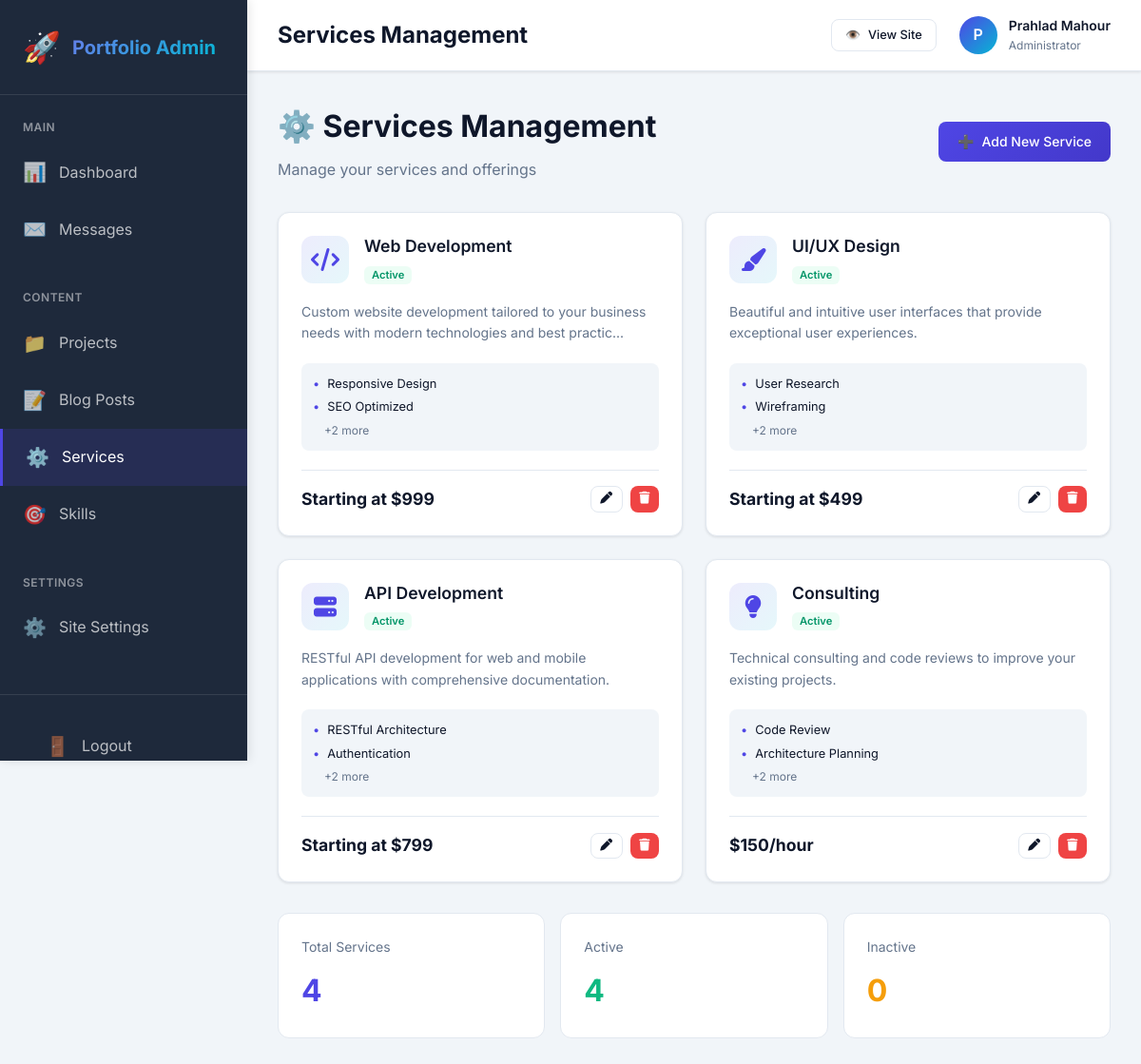
Screenshot of /admin/services.php (signed in) with the database file from the repository.
### tables this page shows
CREATE TABLE `users` (
  `id` int(11) NOT NULL AUTO_INCREMENT,
  `name` varchar(100) NOT NULL,
  `email` varchar(100) NOT NULL,
  `password` varchar(255) NOT NULL,
  `role` enum('admin','editor') DEFAULT 'admin',
  `created_at` timestamp NOT NULL DEFAULT CURRENT_TIMESTAMP,
  `updated_at` timestamp NOT NULL DEFAULT CURRENT_TIMESTAMP ON UPDATE CURRENT_TIMESTAMP,
  PRIMARY KEY (`id`),
  UNIQUE KEY `email` (`email`)
);

CREATE TABLE `services` (
  `id` int(11) NOT NULL AUTO_INCREMENT,
  `title` varchar(100) NOT NULL,
  `description` text NOT NULL,
  `icon` varchar(100) DEFAULT NULL COMMENT 'Icon class or image path',
  `price` varchar(50) DEFAULT NULL,
  `features` text DEFAULT NULL COMMENT 'JSON or line-separated features',
  `sort_order` int(11) DEFAULT 0,
  `status` enum('active','inactive') DEFAULT 'active',
  `created_at` timestamp NOT NULL DEFAULT CURRENT_TIMESTAMP,
  `updated_at` timestamp NOT NULL DEFAULT CURRENT_TIMESTAMP ON UPDATE CURRENT_TIMESTAMP,
  PRIMARY KEY (`id`)
);

### config/auth.php (called while the page is built, shortened)
<?php
require_once __DIR__ . '/database.php';
function getCurrentUserId() {
    return $_SESSION['user_id'] ?? null;
}
function getCurrentUser() {
    $db = Database::getInstance()->getConnection();
    $stmt = $db->prepare("SELECT id, name, email, role FROM users WHERE id = ?");
    $stmt->execute([getCurrentUserId()]);
    return $stmt->fetch();
}

### app/helpers/helpers.php (called while the page is built, shortened)
<?php
function clean($data) {
    return htmlspecialchars($data ?? '', ENT_QUOTES, 'UTF-8');
}
function truncate($text, $length = 100, $suffix = '...') {
    if (strlen($text) <= $length) {
        return $text;
    }
    return substr($text, 0, $length) . $suffix;
}

### config/database.php (called while the page is built, shortened)
<?php
class Database {
    private static $instance = null;
    private $connection;
    private function __construct() {
        try {
            $dsn = "mysql:host=" . DB_HOST . ";dbname=" . DB_NAME . ";charset=" . DB_CHARSET;
            $options = [
                PDO::ATTR_ERRMODE            => PDO::ERRMODE_EXCEPTION,
                PDO::ATTR_DEFAULT_FETCH_MODE => PDO::FETCH_ASSOC,
                PDO::ATTR_EMULATE_PREPARES   => false,
                PDO::MYSQL_ATTR_INIT_COMMAND => "SET NAMES " . DB_CHARSET
            ];
            $this->connection = new PDO($dsn, DB_USER, DB_PASS, $options);
        } catch (PDOException $e) {
            if (APP_ENV === 'development') {
                die("Database Connection Failed: " . $e->getMessage());
            } else {
                die("Database connection error. Please try again later.");
            }
        }
    }
    public static function getInstance() {
        if (self::$instance === null) {
            self::$instance = new Database();
        }
        return self::$instance;
    }
    public function getConnection() {
        return $this->connection;
    }
}

### app/models/Model.php (called while the page is built, shortened)
<?php
require_once dirname(__DIR__, 2) . '/config/database.php';
abstract class Model {
    protected $db;
    protected $table;
    public function __construct() {
        $this->db = Database::getInstance()->getConnection();
    }
    public function all($conditions = [], $orderBy = null, $limit = null) {
        $sql = "SELECT * FROM {$this->table}";
        $params = [];
        if ($orderBy) {
            $sql .= " ORDER BY " . $orderBy;
        }
        $stmt = $this->db->prepare($sql);
        $stmt->execute($params);
        return $stmt->fetchAll();
    }
}

### admin/services.php (the view, shortened to what this page needs)
<?php
require_once dirname(__DIR__) . '/config/database.php';
require_once dirname(__DIR__) . '/config/auth.php';
require_once dirname(__DIR__) . '/app/helpers/helpers.php';
$serviceModel = new Service();
$services = $serviceModel->all([], 'created_at DESC');
$pageTitle = 'Services Management';
include dirname(__DIR__) . '/includes/admin-header.php';
?>
<div class="page-header">
    <div>
        <h1 class="page-title">⚙️ Services Management</h1>
        <p style="color: var(--admin-text-light); margin-top: 0.5rem;">Manage your services and offerings</p>
    </div>
    <a href="service-edit.php" class="btn btn-primary">
        <span>➕</span>
        <span>Add New Service</span>
    </a>
</div>
<?php if (empty($services)): ?>
    <div class="data-table">
        <div style="padding: 4rem 2rem; text-align: center; color: var(--admin-text-light);">
            <div style="font-size: 5rem; margin-bottom: 1rem; opacity: 0.3;">⚙️</div>
            <h3 style="margin-bottom: 0.5rem;">No Services Yet</h3>
            <p style="margin-bottom: 1.5rem;">Add services to showcase what you offer</p>
            <a href="service-edit.php" class="btn btn-primary btn-lg">
                <span>➕</span>
                <span>Add Your First Service</span>
            </a>
        </div>
    </div>
<?php else: ?>
    <div style="display: grid; grid-template-columns: repeat(auto-fill, minmax(350px, 1fr)); gap: 1.5rem; margin-bottom: 2rem;">
        <?php foreach ($services as $service): ?>
            <div class="service-card" style="background: white; border: 1px solid var(--admin-border); border-radius: 12px; overflow: hidden; box-shadow: var(--admin-shadow); transition: all 0.3s; height: 100%; display: flex; flex-direction: column;">
                <div style="padding: 1.5rem; flex: 1; display: flex; flex-direction: column;">
                    <div style="display: flex; align-items: flex-start; gap: 1rem; margin-bottom: 1rem;">
                        <div style="width: 50px; height: 50px; flex-shrink: 0; display: flex; align-items: center; justify-content: center; background: linear-gradient(135deg, rgba(79, 70, 229, 0.1) 0%, rgba(6, 182, 212, 0.1) 100%); border-radius: 12px; color: var(--admin-primary); font-size: 1.5rem;">
                            <?php
                            $icon = $service['icon'];
                            if (strpos($icon, 'fa-') !== false) {
                                echo '<i class="' . clean($icon) . '"></i>';
                            } else {
                                echo $icon ?: '⚙️';
                            }
                            ?>
                        </div>
                        <div style="flex: 1; min-width: 0;">
                            <h3 style="margin: 0 0 0.25rem 0; font-size: 1.1rem; font-weight: 600; line-height: 1.3;"><?php echo clean($service['title']); ?></h3>
                            <div>
                                <?php if ($service['status'] === 'active'): ?>
                                    <span class="badge" style="background: #ECFDF5; color: #059669; padding: 0.15rem 0.5rem; border-radius: 6px; font-size: 0.7rem;">Active</span>
                                <?php else: ?>
                                    <span class="badge" style="background: #FEF2F2; color: #DC2626; padding: 0.15rem 0.5rem; border-radius: 6px; font-size: 0.7rem;">Inactive</span>
                                <?php endif; ?>
                            </div>
                        </div>
                    </div>
                    <p style="color: var(--admin-text-light); font-size: 0.875rem; margin-bottom: 1.25rem; line-height: 1.6; flex-grow: 1;">
                        <?php echo clean(truncate($service['description'], 100)); ?>
                    </p>
                    <?php if ($service['features']): ?>
                        <div style="margin-bottom: 1.25rem; background: var(--admin-bg); padding: 0.75rem; border-radius: 8px;">
                            <?php
                            $features = explode("\n", $service['features']);
                            $displayFeatures = array_slice(array_filter($features), 0, 2);
                            foreach ($displayFeatures as $feature):
                            ?>
                                <div style="font-size: 0.8rem; color: var(--admin-text); margin-bottom: 0.25rem; display: flex; align-items: center; gap: 0.5rem; white-space: nowrap; overflow: hidden; text-overflow: ellipsis;">
                                    <span style="color: var(--admin-primary);">•</span>
                                    <span><?php echo clean(trim($feature)); ?></span>
                                </div>
                            <?php endforeach; ?>
                            <?php if (count($features) > 2): ?>
                                <div style="font-size: 0.75rem; color: var(--admin-text-light); margin-top: 0.25rem; padding-left: 0.75rem;">+<?php echo count($features) - 2; ?> more</div>
                            <?php endif; ?>
                        </div>
                    <?php endif; ?>
                    <div style="margin-top: auto; padding-top: 1rem; border-top: 1px solid var(--admin-border); display: flex; align-items: center; justify-content: space-between;">
                        <div style="font-weight: 700; color: var(--admin-text); font-size: 1.1rem;">
                            <?php echo $service['price'] ? clean($service['price']) : '<span style="color: var(--admin-text-light); font-size: 0.9rem;">Custom</span>'; ?>
                        </div>
                        <div style="display: flex; gap: 0.5rem;">
                            <a href="service-edit.php?id=<?php echo $service['id']; ?>" class="btn btn-sm btn-outline" style="padding: 0.4rem 0.6rem;" title="Edit">
                                <i class="fas fa-pen"></i>
                            </a>
                            <a href="?action=delete&id=<?php echo $service['id']; ?>"
                               class="btn btn-sm btn-danger"
                               style="padding: 0.4rem 0.6rem;"
                               onclick="return confirm('Are you sure you want to delete this service?')"
                               title="Delete">
                                <i class="fas fa-trash"></i>
                            </a>
                        </div>
                    </div>
                </div>
            </div>
        <?php endforeach; ?>
    </div>
    <div style="display: grid; grid-template-columns: repeat(auto-fit, minmax(200px, 1fr)); gap: 1rem;">
        <div style="background: white; padding: 1.5rem; border-radius: 12px; border: 1px solid var(--admin-border);">
            <div style="font-size: 0.875rem; color: var(--admin-text-light); margin-bottom: 0.5rem;">Total Services</div>
            <div style="font-size: 2rem; font-weight: 700; color: var(--admin-primary);"><?php echo count($services); ?></div>
        </div>
        <div style="background: white; padding: 1.5rem; border-radius: 12px; border: 1px solid var(--admin-border);">
            <div style="font-size: 0.875rem; color: var(--admin-text-light); margin-bottom: 0.5rem;">Active</div>
            <div style="font-size: 2rem; font-weight: 700; color: #10B981;">
                <?php echo count(array_filter($services, fn($s) => $s['status'] === 'active')); ?>
            </div>
        </div>
        <div style="background: white; padding: 1.5rem; border-radius: 12px; border: 1px solid var(--admin-border);">
            <div style="font-size: 0.875rem; color: var(--admin-text-light); margin-bottom: 0.5rem;">Inactive</div>
            <div style="font-size: 2rem; font-weight: 700; color: #F59E0B;">
                <?php echo count(array_filter($services, fn($s) => $s['status'] === 'inactive')); ?>
            </div>
        </div>
    </div>
<?php endif; ?>
<?php include dirname(__DIR__) . '/includes/admin-footer.php'; ?>

### includes/admin-header.php (shortened to what this page needs)
<?php
$currentUser = getCurrentUser();
$currentPage = basename($_SERVER['PHP_SELF'], '.php');
?>
<!DOCTYPE html>
<html lang="en">
<head>
    <link rel="stylesheet" href="<?php echo ASSETS_URL; ?>/css/admin.css">
    <link rel="stylesheet" href="https://cdnjs.cloudflare.com/ajax/libs/font-awesome/6.4.0/css/all.min.css">
</head>
<body>
    <div class="admin-layout">
        <aside class="admin-sidebar" id="adminSidebar">
            <div class="admin-logo">
                <span class="admin-logo-icon">🚀</span>
                <h2>Portfolio Admin</h2>
            </div>
            <nav class="admin-nav">
                <div class="nav-section">
                    <div class="nav-section-title">Main</div>
                    <a href="dashboard.php" class="nav-item <?php echo $currentPage === 'dashboard' ? 'active' : ''; ?>">
                        <span class="nav-icon">📊</span>
                        <span>Dashboard</span>
                    </a>
                    <a href="messages.php" class="nav-item <?php echo $currentPage === 'messages' ? 'active' : ''; ?>">
                        <span class="nav-icon">✉️</span>
                        <span>Messages</span>
                    </a>
                </div>
                <div class="nav-section">
                    <div class="nav-section-title">Content</div>
                    <a href="projects.php" class="nav-item <?php echo $currentPage === 'projects' ? 'active' : ''; ?>">
                        <span class="nav-icon">📁</span>
                        <span>Projects</span>
                    </a>
                    <a href="blogs.php" class="nav-item <?php echo $currentPage === 'blogs' ? 'active' : ''; ?>">
                        <span class="nav-icon">📝</span>
                        <span>Blog Posts</span>
                    </a>
                    <a href="services.php" class="nav-item <?php echo $currentPage === 'services' ? 'active' : ''; ?>">
                        <span class="nav-icon">⚙️</span>
                        <span>Services</span>
                    </a>
                    <a href="skills.php" class="nav-item <?php echo $currentPage === 'skills' ? 'active' : ''; ?>">
                        <span class="nav-icon">🎯</span>
                        <span>Skills</span>
                    </a>
                </div>
                <div class="nav-section">
                    <div class="nav-section-title">Settings</div>
                    <a href="settings.php" class="nav-item <?php echo $currentPage === 'settings' ? 'active' : ''; ?>">
                        <span class="nav-icon">⚙️</span>
                        <span>Site Settings</span>
                    </a>
                </div>
            </nav>
            <div class="sidebar-footer">
                <a href="auth/logout.php" class="nav-item" style="color: rgba(255, 255, 255, 0.7);">
                    <span class="nav-icon">🚪</span>
                    <span>Logout</span>
                </a>
            </div>
        </aside>
        <main class="admin-main">
            <header class="admin-topbar">
                <div class="topbar-left">
                    <h1 class="topbar-title"><?php echo $pageTitle ?? 'Admin Panel'; ?></h1>
                </div>
                <div class="topbar-right">
                    <a href="<?php echo SITE_URL; ?>" target="_blank" class="btn btn-sm btn-outline" title="View Website">
                        <span>👁️</span>
                        <span>View Site</span>
                    </a>
                    <div class="user-info">
                        <div class="user-avatar">
                            <?php echo strtoupper(substr($currentUser['name'], 0, 1)); ?>
                        </div>
                        <div class="user-details">
                            <div class="user-name"><?php echo clean($currentUser['name']); ?></div>
                            <div class="user-role">Administrator</div>
                        </div>
                    </div>
                </div>
            </header>
            <div class="admin-content">

### rows the page displays
users: name "P", name "Prahlad Mahour"
services: title "Web Development", status "Active", description "Custom website development tailored to your business needs with modern technologies and best practic...", features "Responsive Design", features "SEO Optimized", count($features)-2 "2", price "Starting at $999"
services: title "UI/UX Design", status "Active", description "Beautiful and intuitive user interfaces that provide exceptional user experiences.", features "User Research", features "Wireframing", count($features)-2 "2", price "Starting at $499"
services: title "API Development", status "Active", description "RESTful API development for web and mobile applications with comprehensive documentation.", features "RESTful Architecture", features "Authentication", count($features)-2 "2", price "Starting at $799"
services: title "Consulting", status "Active", description "Technical consulting and code reviews to improve your existing projects.", features "Code Review", features "Architecture Planning", count($features)-2 "2", price "$150/hour"

### other values shown
$pageTitle "Services Management"
count($services) "4"
count(array_filter($services, fn($s) => $s['status'] === 'active')) "4"
count(array_filter($services, fn($s) => $s['status'] === 'inactive')) "0"
